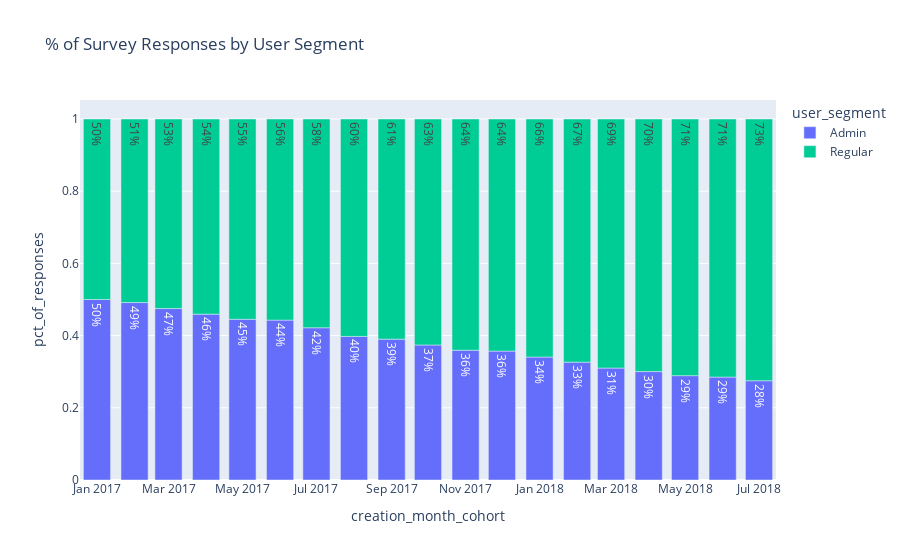

The notebook cell this image was saved under:
### Code cell
# % Breakdown of Survey Responses by User Segment - Chart

stage_table = df_monthly_responses_usegments
stage_table['creation_month_cohort'] = stage_table['creation_month_cohort'].astype(str)

fig = px.bar(stage_table, x="creation_month_cohort", y="pct_of_responses",
                color="user_segment",
                text_auto='.0%',
                title='% of Survey Responses by User Segment',
                color_discrete_map={
                    'Admin': '#646efa',
                    'Regular': '#00cc96'
                }
                )
fig.show()

### Figure 1 — Plotly figure (JSON) as saved in the notebook; plotly's stock layout.template omitted (floating-point values rounded to 4 significant figures)
{"data": [{"alignmentgroup": "True", "hovertemplate": "user_segment=Admin<br>creation_month_cohort=%{x}<br>pct_of_responses=%{y}<extra></extra>", "legendgroup": "Admin", "marker": {"color": "#646efa", "pattern": {"shape": ""}}, "name": "Admin", "offsetgroup": "Admin", "orientation": "v", "showlegend": true, "textposition": "auto", "texttemplate": "%{y:.0%}", "type": "bar", "x": ["2017-01", "2017-02", "2017-03", "2017-04", "2017-05", "2017-06", "2017-07", "2017-08", "2017-09", "2017-10", "2017-11", "2017-12", "2018-01", "2018-02", "2018-03", "2018-04", "2018-05", "2018-06", "2018-07"], "xaxis": "x", "y": [0.5, 0.4916, 0.475, 0.4595, 0.4453, 0.4429, 0.4217, 0.3977, 0.3902, 0.374, 0.3595, 0.357, 0.3405, 0.3265, 0.3101, 0.3003, 0.2891, 0.2851, 0.275], "yaxis": "y"}, {"alignmentgroup": "True", "hovertemplate": "user_segment=Regular<br>creation_month_cohort=%{x}<br>pct_of_responses=%{y}<extra></extra>", "legendgroup": "Regular", "marker": {"color": "#00cc96", "pattern": {"shape": ""}}, "name": "Regular", "offsetgroup": "Regular", "orientation": "v", "showlegend": true, "textposition": "auto", "texttemplate": "%{y:.0%}", "type": "bar", "x": ["2017-01", "2017-02", "2017-03", "2017-04", "2017-05", "2017-06", "2017-07", "2017-08", "2017-09", "2017-10", "2017-11", "2017-12", "2018-01", "2018-02", "2018-03", "2018-04", "2018-05", "2018-06", "2018-07"], "xaxis": "x", "y": [0.5, 0.5084, 0.525, 0.5405, 0.5547, 0.5571, 0.5783, 0.6023, 0.6098, 0.626, 0.6405, 0.643, 0.6595, 0.6735, 0.6899, 0.6997, 0.7109, 0.7149, 0.725], "yaxis": "y"}], "layout": {"barmode": "relative", "legend": {"title": {"text": "user_segment"}, "tracegroupgap": 0}, "title": {"text": "% of Survey Responses by User Segment"}, "xaxis": {"anchor": "y", "domain": [0, 1], "title": {"text": "creation_month_cohort"}}, "yaxis": {"anchor": "x", "domain": [0, 1], "title": {"text": "pct_of_responses"}}}}
